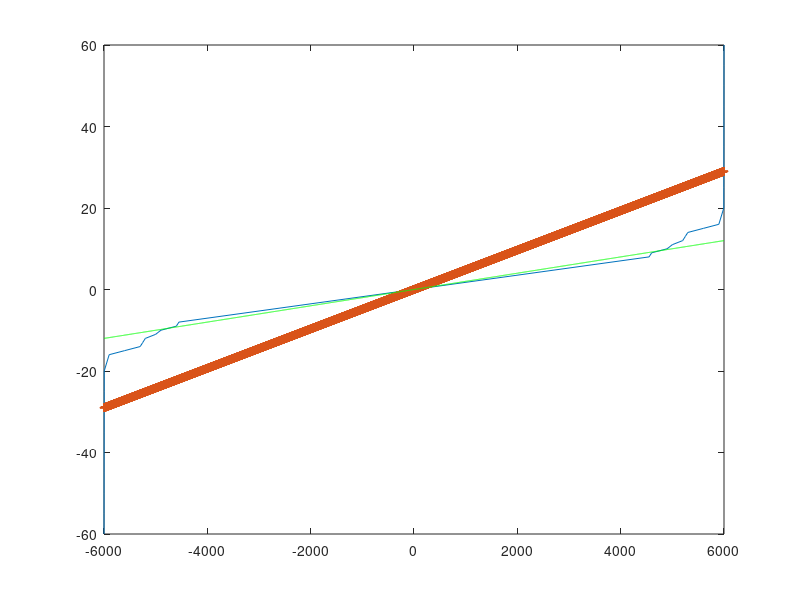

This figure's MATLAB source:
close all;
clear
x=[-60 -55 -50 -45 -40 -35 -30 -25 -20 -16 -15 -14 -13 -12 -11 -10 -9 -8 0 8 9 10 11 12 13 14 15 16 20 25 30 35 40 45 50 55 60];
y=[-6000 -5999.5 -5999 -5998.5 -5998 -5997.5 -5997 -5996.5 -5996 -5900 -5600 -5300 -5250 -5200 -5000 -4900 -4600 -4550 0 4550 4600 4900 5000 5200 5250 5300 5600 5900 5996 5996.5 5997 5997.5 5998 5998.5 5999 5999.5 6000] 
plot(y,x)
hold on
t=-6000:0.6:6000;
coeff=polyfit(y,x,2);
y_2=polyval(coeff,t);
plot(t,y_2,'+')
hold on
x_s=[-6000:1:6000]
y_s=0.002*x_s
plot(x_s,y_s,'g')
hold off